Frame 1 (no input): blank canvas, image omitted
Frame 60 (no input): blank canvas, image omitted
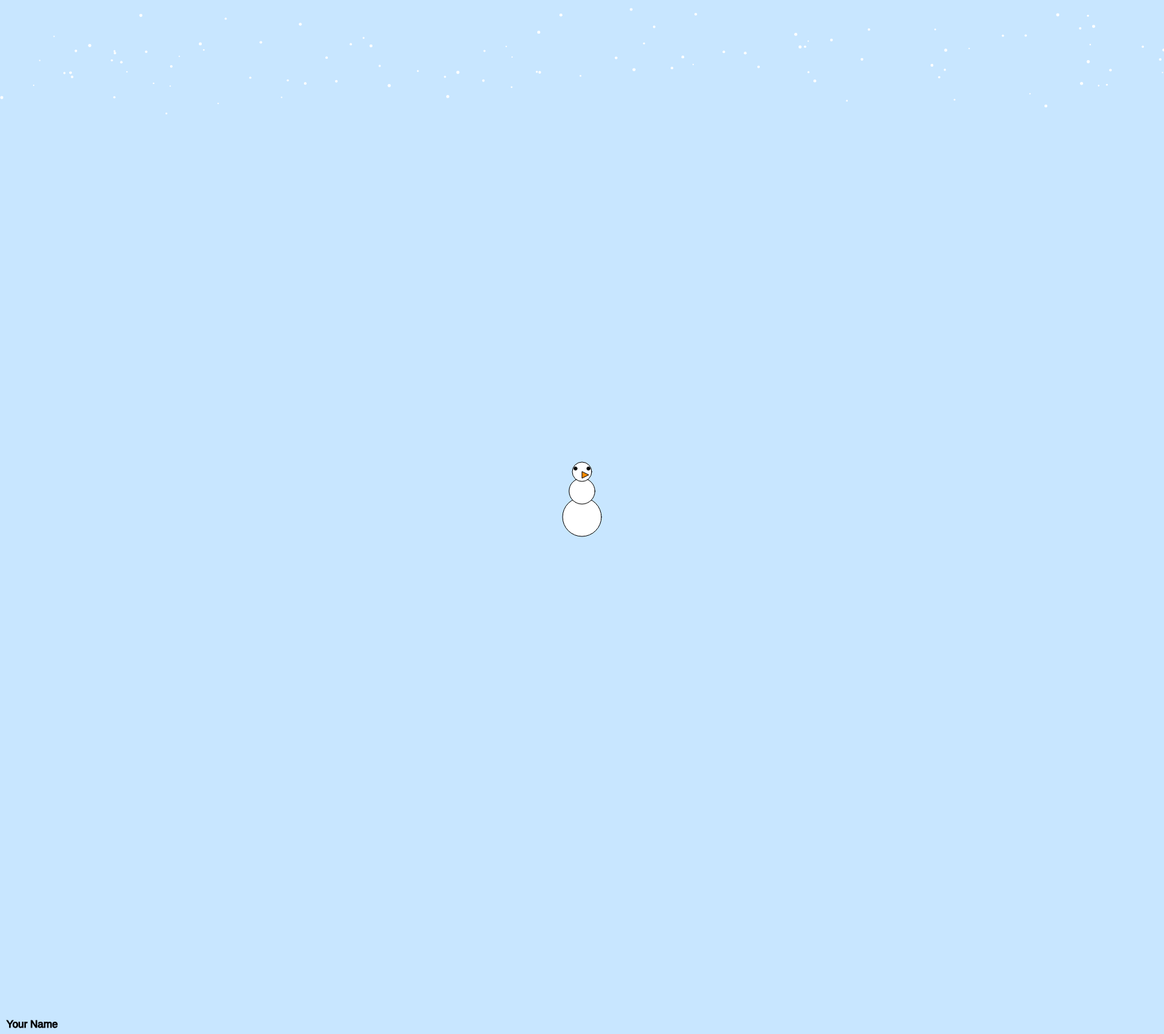
Frame 120 (the mouse pressed at the canvas centre since frame 60)

The p5.js sketch whose frames 1 and 60 were blank and that drew this single picture after the mouse press (run headless with seeded random() and noise() and a simulated clock; from frame 60 on, the mouse is pressed at the canvas centre):

// p5.js sketch
// ── sketch.js
let snowflakes = [];
let snowmanX, snowmanY;
let currentBack = 0;

function setup() {
  createCanvas(1800, 1600);
  snowmanX = width / 2;
  snowmanY = height - 100;

  // Create snowflakes
  for (let i = 0; i < 100; i++) {
    snowflakes.push(new Snowflake());
  }
}

function draw() {
  setBackground();

  // Draw snowflakes and update when the mouse is pressed
  if (mouseIsPressed) {
    for (let flake of snowflakes) {
      flake.update();
      flake.display();
    }
  }

  // Draw snowman, move with mouse when pressed
  drawSnowman(snowmanX, snowmanY);
  if (mouseIsPressed) {
    snowmanX = mouseX;
    snowmanY = mouseY;
  }

  // Display artist's name
  fill(0);
  textSize(16);
  text("Your Name", 10, height - 10);
}

// Background state changer on middle mouse button click
function mousePressed() {
  if (mouseButton === CENTER) {
    currentBack = (currentBack + 1) % 4;
  }
}

// Function to change background based on state
function setBackground() {
  if (currentBack === 0) background(200, 230, 255); // Light blue
  if (currentBack === 1) background(135, 206, 235); // Day blue
  if (currentBack === 2) background(0); // Night
  if (currentBack === 3) background(255); // Snowstorm
}

// Draw a simple snowman
function drawSnowman(x, y) {
  fill(255);
  stroke(0);
  ellipse(x, y, 60);     // Bottom
  ellipse(x, y - 40, 40); // Middle
  ellipse(x, y - 70, 30); // Head

  // Eyes and carrot nose
  fill(0);
  ellipse(x - 10, y - 75, 5); // Left eye
  ellipse(x + 10, y - 75, 5); // Right eye
  fill(255, 140, 0);
  triangle(x, y - 70, x, y - 60, x + 10, y - 65); // Nose
}

// Snowflake class
class Snowflake {
  constructor() {
    this.posX = random(width);
    this.posY = random(-50, 0);
    this.size = random(2, 5);
    this.speed = random(1, 3);
  }

  update() {
    this.posY += this.speed;
    if (this.posY > height) {
      this.posY = 0;
      this.posX = random(width);
    }
  }

  display() {
    fill(255);
    noStroke();
    ellipse(this.posX, this.posY, this.size);
  }
}
